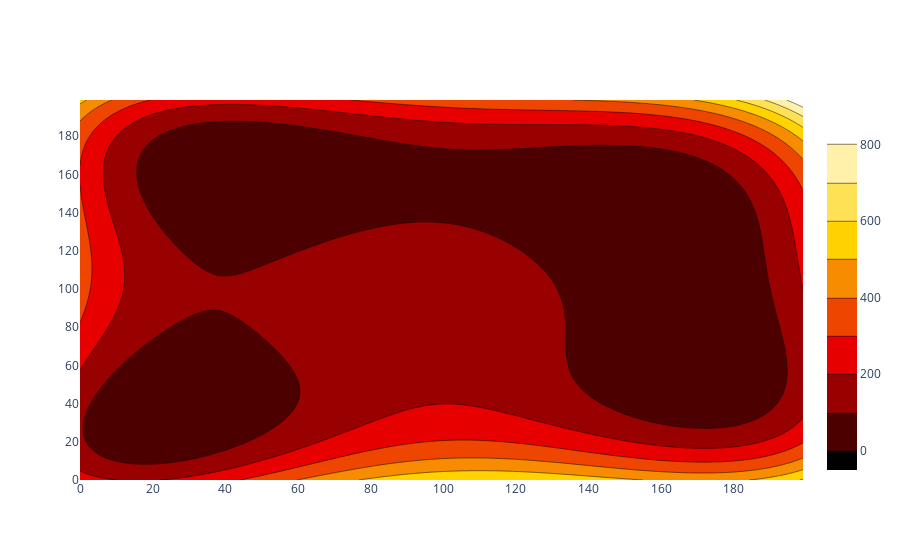

Notebook cell for this chart:
### Code cell
fig = go.Figure(data = go.Contour(
  z = z,
  colorscale='hot',
  line_smoothing = 0.85
))

fig.show()

### Figure 1 — Plotly figure (JSON) as saved in the notebook; plotly's stock layout.template omitted (floating-point values rounded to 4 significant figures; data arrays with more than 128 entries replaced by an {"elided": "..."} marker saying what was removed)
{"data": [{"colorscale": [[0, "rgb(0,0,0)"], [0.3333, "rgb(230,0,0)"], [0.6667, "rgb(255,210,0)"], [1, "rgb(255,255,255)"]], "line": {"smoothing": 0.85}, "type": "contour", "z": {"elided": "200x200 float values"}}], "layout": {}}
